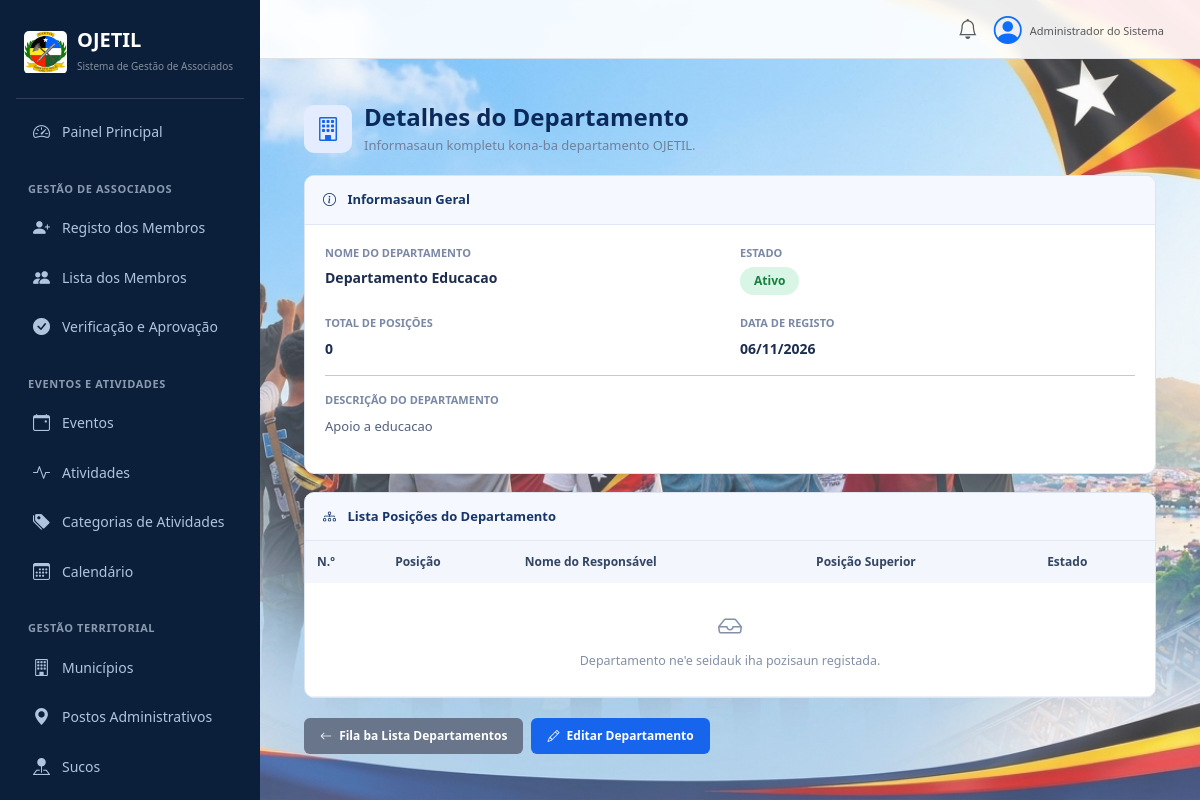
Screenshot of /organization/departments/3/detail/ with the database file from the repository.
### organization/models.py (models this page shows, shortened)
class OrganizationUnit(models.Model):
    UNIT_TYPES = [
        ("department", "Department"),
        ("committee", "Committee"),
        ("territorial", "Territorial Structure"),
    ]
    name = models.CharField(max_length=150)
    unit_type = models.CharField(
        max_length=20,
        choices=UNIT_TYPES,
        default="department",
    )
    description = models.TextField(blank=True)
    is_active = models.BooleanField(default=True)
    created_at = models.DateTimeField(auto_now_add=True)
    class Meta:
        ordering = ["name"]
        verbose_name = "Organization Unit"
        verbose_name_plural = "Organization Units"

### organization/views.py (the view)
# urls.py: path("departments/<int:pk>/detail/",views.department_detail_view,name="department_detail"),
def department_detail_view(request, pk):
    department = get_object_or_404(
        OrganizationUnit,
        pk=pk,
        unit_type="department"
    )
    positions = department.positions.select_related(
        "parent"
    ).all().order_by("sort_order", "title")
    context = {
        "department": department,
        "positions": positions,
        "total_positions": positions.count(),
    }
    return render(
        request,
        "organization/department_detail.html",
        context
    )

### organization/templates/organization/department_detail.html (shortened to what this page needs)
{% extends "dashboard/base.html" %}
{% block content %}
<div class="detail-page">
    <div class="detail-header">
        <div class="detail-title">
            <div class="detail-icon">
                <i class="bi bi-building"></i>
            </div>
            <div>
                <h4>Detalhes do Departamento</h4>
                <p>Informasaun kompletu kona-ba departamento OJETIL.</p>
            </div>
        </div>
    </div>
    <div class="detail-card">
        <div class="detail-card-header">
            <i class="bi bi-info-circle me-2"></i>
            Informasaun Geral
        </div>
        <div class="detail-card-body">
            <div class="info-grid">
                <div class="info-item">
                    <label>Nome do Departamento</label>
                    <strong>{{ department.name }}</strong>
                </div>
                <div class="info-item">
                    <label>Estado</label>
                    {% if department.is_active %}
                        <span class="detail-status status-active">
                            Ativo
                        </span>
                    {% else %}
                        <span class="detail-status status-inactive">
                            Inativo
                        </span>
                    {% endif %}
                </div>
                <div class="info-item">
                    <label>Total de Posições</label>
                    <strong>{{ total_positions }}</strong>
                </div>
                <div class="info-item">
                    <label>Data de Registo</label>
                    <strong>
                        {{ department.created_at|date:"d/m/Y"|default:"-" }}
                    </strong>
                </div>
            </div>
            <hr>
            <div class="info-item">
                <label>Descrição do Departamento</label>
                <div class="description">
                    {{ department.description|default:"La iha deskrisaun."|linebreaks }}
                </div>
            </div>
        </div>
    </div>
    <div class="detail-card">
        <div class="detail-card-header">
            <i class="bi bi-diagram-3 me-2"></i>
            Lista Posições do Departamento
        </div>
        <div class="detail-card-body p-0">
            <div class="table-responsive">
                <table class="detail-table">
                    <thead>
                        <tr>
                            <th>N.º</th>
                            <th>Posição</th>
                            <th>Nome do Responsável</th>
                            <th>Posição Superior</th>
                            <th>Estado</th>
                        </tr>
                    </thead>
                    <tbody>
                        {% for p in positions %}
                        <tr>
                            <td>{{ forloop.counter }}</td>
                            <td>
                                <strong>{{ p.title }}</strong>
                            </td>
                            <td>
                                {{ p.person_name|default:"-" }}
                            </td>
                            <td>
                                {{ p.parent.title|default:"-" }}
                            </td>
                            <td>
                                {% if p.is_active %}
                                    <span class="detail-status status-active">
                                        Ativo
                                    </span>
                                {% else %}
                                    <span class="detail-status status-inactive">
                                        Inativo
                                    </span>
                                {% endif %}
                            </td>
                        </tr>
                        {% empty %}
                        <tr>
                            <td colspan="5" class="empty-row">
                                <i class="bi bi-inbox fs-4 d-block mb-2"></i>
                                Departamento ne'e seidauk iha pozisaun registada.
                            </td>
                        </tr>
                        {% endfor %}
                    </tbody>
                </table>
            </div>
        </div>
    </div>
    <div class="detail-actions">
        <a href="{% url 'organization:departments' %}"
           class="btn-back">
            <i class="bi bi-arrow-left me-1"></i>
            Fila ba Lista Departamentos
        </a>
        <a href="{% url 'organization:department_edit' department.pk %}"
           class="btn-edit">
            <i class="bi bi-pencil me-1"></i>
            Editar Departamento
        </a>
    </div>
</div>
{% endblock %}

### organization/templates/organization/department_detail.html (style rules this page uses)
.detail-page { padding: 20px; font-size: 13px; color: #1f2a44; }
.detail-header { display: flex; justify-content: space-between; align-items: center; flex-wrap: wrap; gap: 12px; margin-bottom: 20px; }
.detail-title { display: flex; align-items: center; gap: 12px; }
.detail-icon { width: 48px; height: 48px; background: #e3edff; color: #1764ed; border-radius: 10px; display: flex; align-items: center; justify-content: center; font-size: 24px; }
.detail-title h4 { margin: 0; color: #0b2a5b; font-weight: 700; }
.detail-title p { margin: 4px 0 0; color: #71809c; }
.detail-card { background: #fff; border: 1px solid #dce4f1; border-radius: 10px; margin-bottom: 18px; overflow: hidden; }
.detail-card-header { padding: 14px 18px; background: #f5f8ff; border-bottom: 1px solid #e1e8f5; font-weight: 700; color: #173568; }
.detail-card-body { padding: 20px; }
.info-grid { display: grid; grid-template-columns: repeat(2, minmax(0, 1fr)); gap: 20px; }
.info-item label { display: block; font-size: 11px; color: #7a88a6; font-weight: 700; margin-bottom: 6px; text-transform: uppercase; }
.info-item strong { font-size: 14px; color: #1c2d4f; }
.description { color: #52617d; line-height: 1.7; }
.detail-status { display: inline-block; padding: 5px 14px; border-radius: 20px; font-weight: 600; font-size: 12px; }
.status-active { background: #d9f5e5; color: #17803d; }
.detail-table { width: 100%; border-collapse: collapse; }
.detail-table th { background: #f3f6fc; color: #344563; padding: 12px; text-align: left; font-size: 12px; white-space: nowrap; }
.detail-table td { padding: 12px; border-bottom: 1px solid #edf0f6; font-size: 12.5px; }
.empty-row { text-align: center; color: #8290a8; padding: 25px !important; }
.detail-actions { display: flex; gap: 8px; flex-wrap: wrap; margin-top: 20px; }
.detail-actions a { padding: 9px 16px; border-radius: 6px; text-decoration: none; font-size: 12px; font-weight: 600; }
.btn-back { background: #68758b; color: #fff; }
.btn-edit { background: #1764ed; color: #fff; }

### rows the page displays
OrganizationUnit: name "Departamento Educacao", created_at "06/11/2026", description "Apoio a educacao"

### other values shown
{{ total_positions }} "0"
